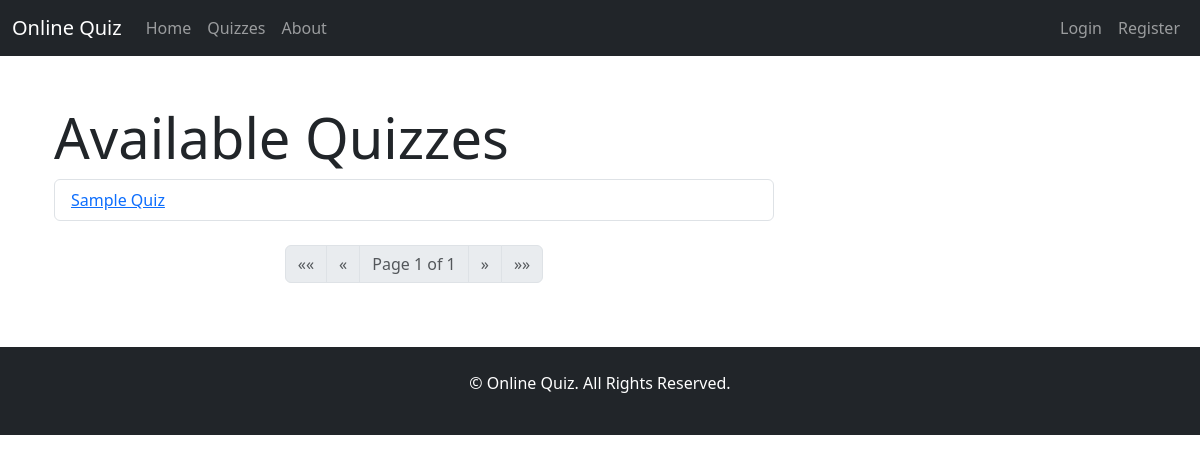
Before: /quizzes/ with the older database file.
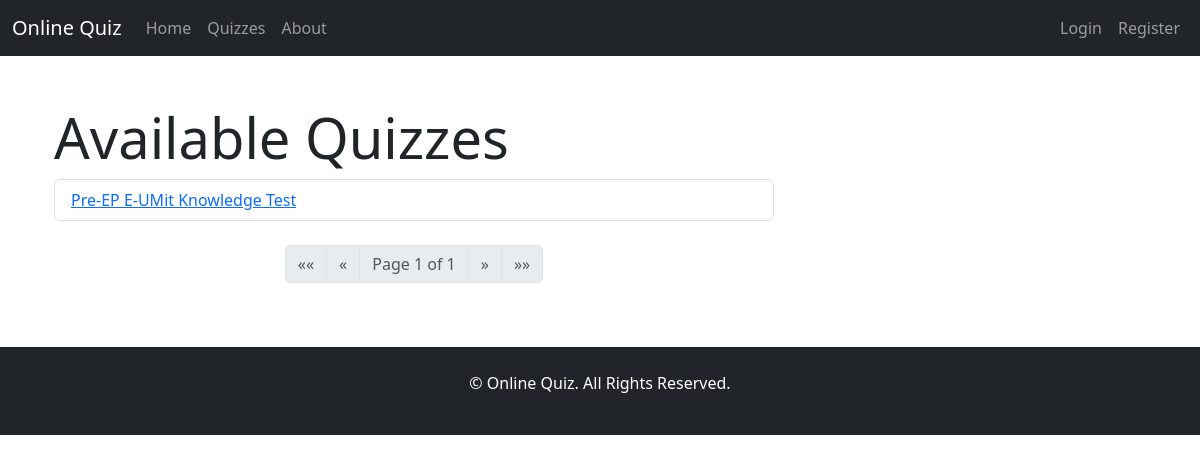
After: the same page with the newer database file.
### quiz/models.py (models this page shows, shortened)
class Quiz(models.Model):
    title = models.CharField(max_length=200)
    description = models.TextField()

### quiz/views.py (the view)
# urls.py: path('quizzes/', views.quizzes_view, name='quizzes'),
def quizzes_view(request):
    quizzes_list = Quiz.objects.all().order_by('id')
    paginator = Paginator(quizzes_list, 10)  # Show 10 quizzes per page
    page_number = request.GET.get('page')
    page_obj = paginator.get_page(page_number)
    return render(request, 'quizzes.html', {'quizzes': page_obj})

### quiz/templates/quizzes.html (shortened to what this page needs)
{% extends "base.html" %}
{% block content %}
<div class="container-fluid">
    <div class="row">
        <div class="col-md-8 offset-md-0">
            <h1 class="display-4">Available Quizzes</h1>
            <ul class="list-group">
                {% for quiz in quizzes %}
                    <li class="list-group-item">
                        <a href="{% url 'quiz_detail' quiz.id %}">{{ quiz.title }}</a>
                    </li>
                {% empty %}
                    <li class="list-group-item">No quizzes available at the moment.</li>
                {% endfor %}
            </ul>
            <nav aria-label="Page navigation">
                <ul class="pagination justify-content-center mt-4">
                    {% if quizzes.has_previous %}
                        <li class="page-item">
                            <a class="page-link" href="?page=1" aria-label="First">
                                <span aria-hidden="true">&laquo;&laquo;</span>
                            </a>
                        </li>
                        <li class="page-item">
                            <a class="page-link" href="?page={{ quizzes.previous_page_number }}" aria-label="Previous">
                                <span aria-hidden="true">&laquo;</span>
                            </a>
                        </li>
                    {% else %}
                        <li class="page-item disabled">
                            <span class="page-link" aria-hidden="true">&laquo;&laquo;</span>
                        </li>
                        <li class="page-item disabled">
                            <span class="page-link" aria-hidden="true">&laquo;</span>
                        </li>
                    {% endif %}
                    <li class="page-item disabled">
                        <span class="page-link">Page {{ quizzes.number }} of {{ quizzes.paginator.num_pages }}</span>
                    </li>
                    {% if quizzes.has_next %}
                        <li class="page-item">
                            <a class="page-link" href="?page={{ quizzes.next_page_number }}" aria-label="Next">
                                <span aria-hidden="true">&raquo;</span>
                            </a>
                        </li>
                        <li class="page-item">
                            <a class="page-link" href="?page={{ quizzes.paginator.num_pages }}" aria-label="Last">
                                <span aria-hidden="true">&raquo;&raquo;</span>
                            </a>
                        </li>
                    {% else %}
                        <li class="page-item disabled">
                            <span class="page-link" aria-hidden="true">&raquo;</span>
                        </li>
                        <li class="page-item disabled">
                            <span class="page-link" aria-hidden="true">&raquo;&raquo;</span>
                        </li>
                    {% endif %}
                </ul>
            </nav>
        </div>
    </div>
</div>
{% endblock %}

Changed rows visible on the page:
removed Quiz: title "Sample Quiz"
added Quiz: title "Pre-EP E-UMit Knowledge Test"
